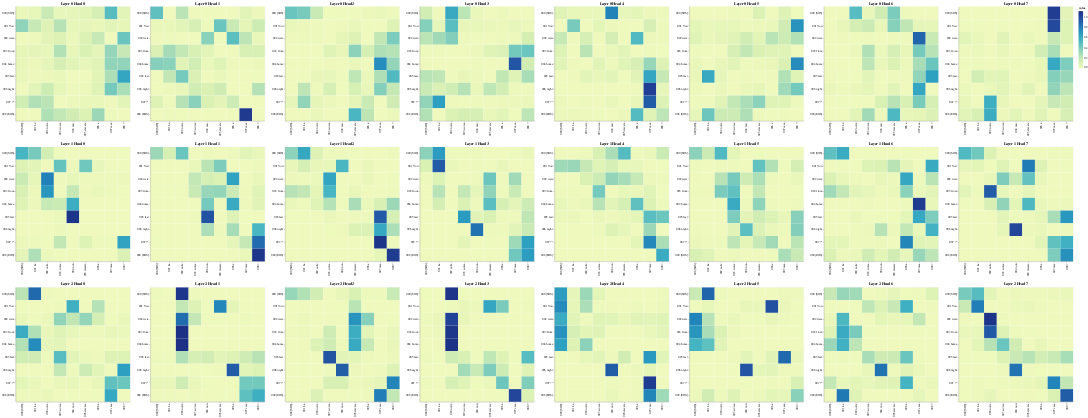

Source (notebook cell):
### Markdown cell above
#### 编码器-解码器交叉注意力可视化

### Code cell
# 编码器-解码器交叉注意力可视化
get_all_attention_maps("encoder-decoder", layers, heads, encoder_input_tokens, decoder_input_tokens, min(20, sentence_len))
